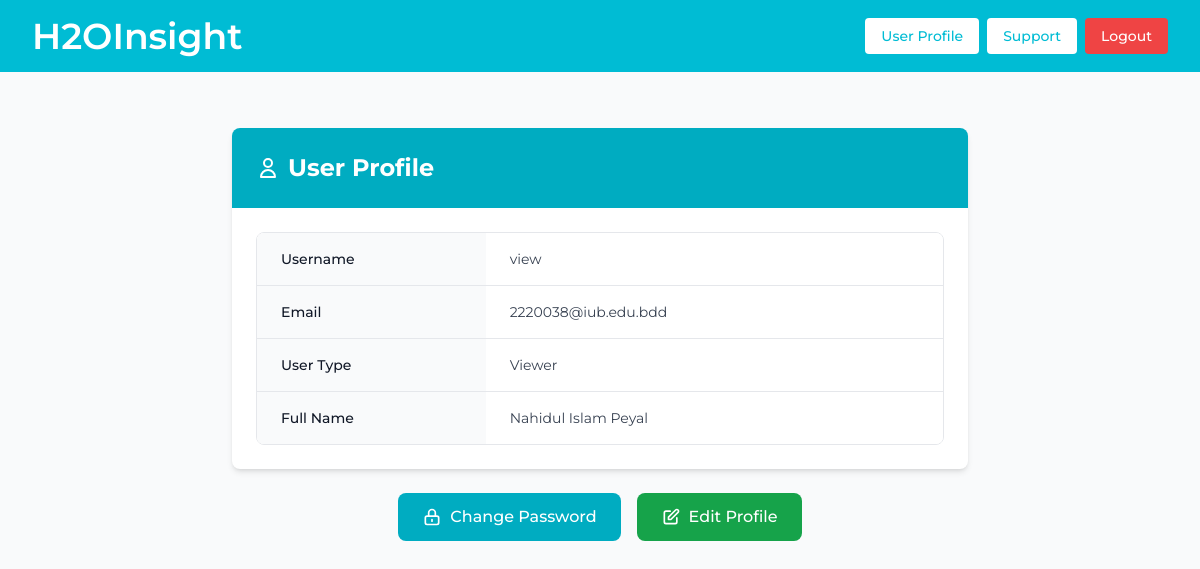
Screenshot of /profile (signed in) with the database file from the repository.
### tables this page shows
CREATE TABLE users (
    user_id INTEGER PRIMARY KEY AUTOINCREMENT,
    user_name TEXT NOT NULL UNIQUE,
    email TEXT NOT NULL UNIQUE,
    password_hash TEXT NOT NULL,
    user_type TEXT NOT NULL CHECK (user_type IN ('A', 'R', 'V')),
    latitude REAL DEFAULT 0.00,
    longitude REAL DEFAULT 0.00,
    first_name TEXT,
    last_name TEXT,
    is_confirmed BOOLEAN DEFAULT FALSE,
    email_verification_token TEXT DEFAULT NULL
);

### routes/profile.py (the view)
@profile_bp.route("/profile")
def profile():
    cur, db = get_cursor()
    cur.execute("SELECT * FROM users WHERE user_id = ?", (int(session.get("user_id")), ))
    user_tuple = cur.fetchall()[0]
    cur.close()
    db.close()
    if user_tuple[4] == "A":
        user_type = "Admin"
    elif user_tuple[4] == "R":
        user_type = "Researcher"
    else:
        user_type = "Viewer"
    user = {
        "user_name" : user_tuple[1],
        "email" : user_tuple[2],
        "user_type" : user_type,
        "latitude" : user_tuple[5],
        "longitude" : user_tuple[6],
        "first_name" : user_tuple[7],
        "last_name" : user_tuple[8]
    }
    return render_template("profile.html", user=user)

### models/db.py (called while the page is built)
def get_cursor(dictionary=False):
    db = sqlite3.connect(DB_PATH)
    db.execute("PRAGMA foreign_keys = ON")
    if dictionary:
        db.row_factory = sqlite3.Row
    cur = db.cursor()
    return cur, db

### templates/profile.html (shortened to what this page needs)
{% extends "layout.html" %}
{% block main %}
<div class="max-w-3xl mx-auto px-4 py-8">
    <div class="bg-white rounded-lg shadow-md overflow-hidden mb-6">
        <div class="bg-primary-600 text-white py-6 px-6">
            <h2 class="text-2xl font-bold flex items-center">
                <svg class="w-6 h-6 mr-2" fill="none" stroke="currentColor" viewBox="0 0 24 24" xmlns="http://www.w3.org/2000/svg">
                    <path stroke-linecap="round" stroke-linejoin="round" stroke-width="2" d="M16 7a4 4 0 11-8 0 4 4 0 018 0zM12 14a7 7 0 00-7 7h14a7 7 0 00-7-7z"></path>
                </svg>
                User Profile
            </h2>
        </div>
        <div class="p-6">
            <div class="overflow-hidden bg-white rounded-lg border border-gray-200">
                <table class="min-w-full divide-y divide-gray-200">
                    <tbody class="divide-y divide-gray-200">
                        <tr class="bg-white">
                            <td class="px-6 py-4 whitespace-nowrap text-sm font-medium text-gray-900 bg-gray-50 w-1/3">Username</td>
                            <td class="px-6 py-4 whitespace-nowrap text-sm text-gray-700">{{ user.user_name }}</td>
                        </tr>
                        <tr class="bg-white">
                            <td class="px-6 py-4 whitespace-nowrap text-sm font-medium text-gray-900 bg-gray-50">Email</td>
                            <td class="px-6 py-4 whitespace-nowrap text-sm text-gray-700">{{ user.email }}</td>
                        </tr>
                        <tr class="bg-white">
                            <td class="px-6 py-4 whitespace-nowrap text-sm font-medium text-gray-900 bg-gray-50">User Type</td>
                            <td class="px-6 py-4 whitespace-nowrap text-sm text-gray-700">
                                {% if user.user_type == "A" %}
                                    <span class="px-2 py-1 text-xs font-semibold rounded-full bg-blue-100 text-blue-800">Administrator</span>
                                {% elif user.user_type == "R" %}
                                    <span class="px-2 py-1 text-xs font-semibold rounded-full bg-green-100 text-green-800">Researcher</span>
                                {% elif user.user_type == "V" %}
                                    <span class="px-2 py-1 text-xs font-semibold rounded-full bg-purple-100 text-purple-800">Viewer</span>
                                {% else %}
                                    {{ user.user_type }}
                                {% endif %}
                            </td>
                        </tr>
                        {% if user.first_name and user.last_name %}
                        <tr class="bg-white">
                            <td class="px-6 py-4 whitespace-nowrap text-sm font-medium text-gray-900 bg-gray-50">Full Name</td>
                            <td class="px-6 py-4 whitespace-nowrap text-sm text-gray-700">{{ user.first_name }} {{ user.last_name }}</td>
                        </tr>
                        {% endif %}
                    </tbody>
                </table>
            </div>
        </div>
    </div>
    <div class="flex flex-col sm:flex-row gap-4 justify-center">
        <form action="change_password" method="get" class="w-full sm:w-auto">
            <button type="submit" class="w-full py-3 px-6 flex items-center justify-center bg-primary-600 hover:bg-primary-700 text-white font-medium rounded-lg transition-colors duration-200 focus:outline-none focus:ring-2 focus:ring-primary-500 focus:ring-offset-2">
                <svg class="w-5 h-5 mr-2" fill="none" stroke="currentColor" viewBox="0 0 24 24" xmlns="http://www.w3.org/2000/svg">
                    <path stroke-linecap="round" stroke-linejoin="round" stroke-width="2" d="M12 15v2m-6 4h12a2 2 0 002-2v-6a2 2 0 00-2-2H6a2 2 0 00-2 2v6a2 2 0 002 2zm10-10V7a4 4 0 00-8 0v4h8z"></path>
                </svg>
                Change Password
            </button>
        </form>
        <form action="edit_profile" method="get" class="w-full sm:w-auto">
            <button type="submit" class="w-full py-3 px-6 flex items-center justify-center bg-green-600 hover:bg-green-700 text-white font-medium rounded-lg transition-colors duration-200 focus:outline-none focus:ring-2 focus:ring-green-500 focus:ring-offset-2">
                Edit Profile
            </button>
        </form>
    </div>
</div>
{% endblock %}

### rows the page displays
users: user_name "view", email "2220038@iub.edu.bdd", first_name "Nahidul Islam", last_name "Peyal"

### other values shown
{{ user.user_type }} "Viewer"
